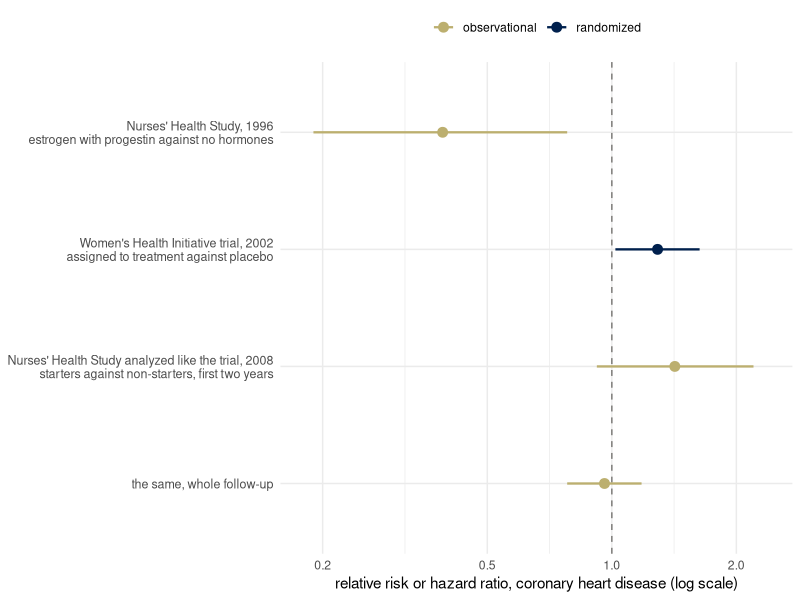
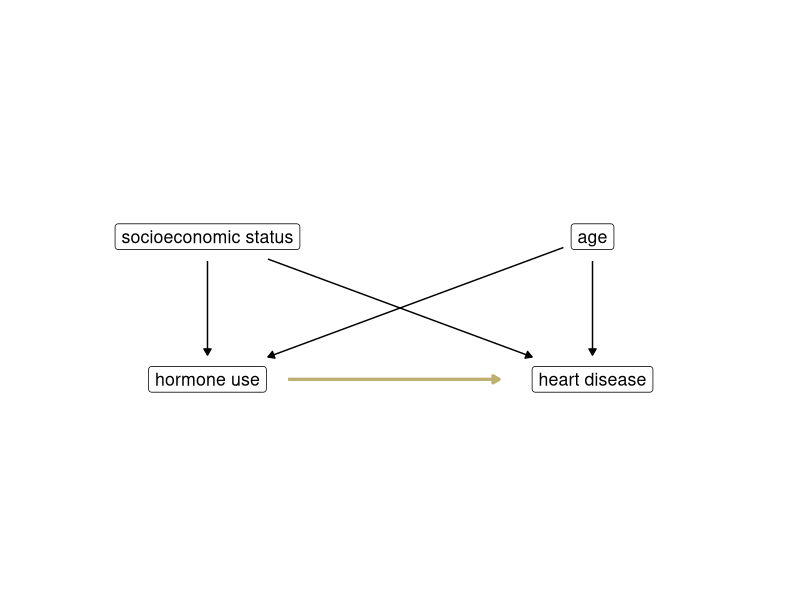
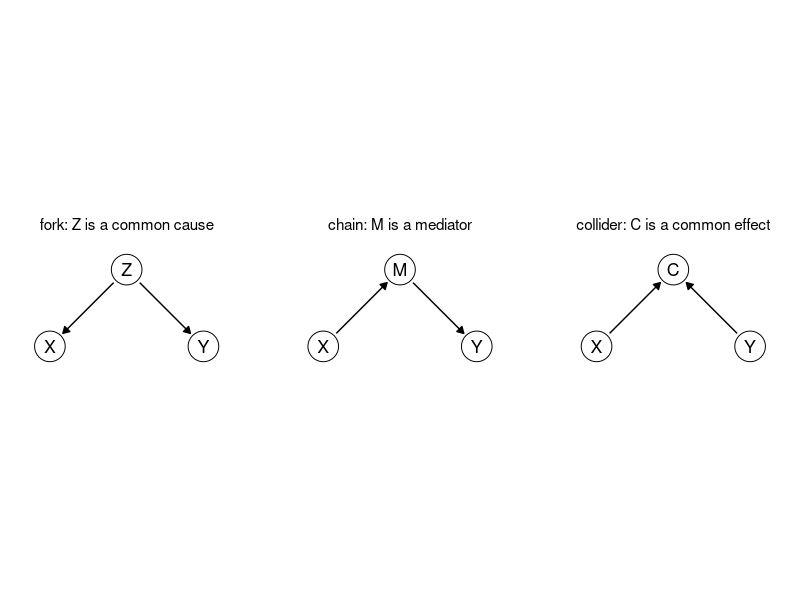
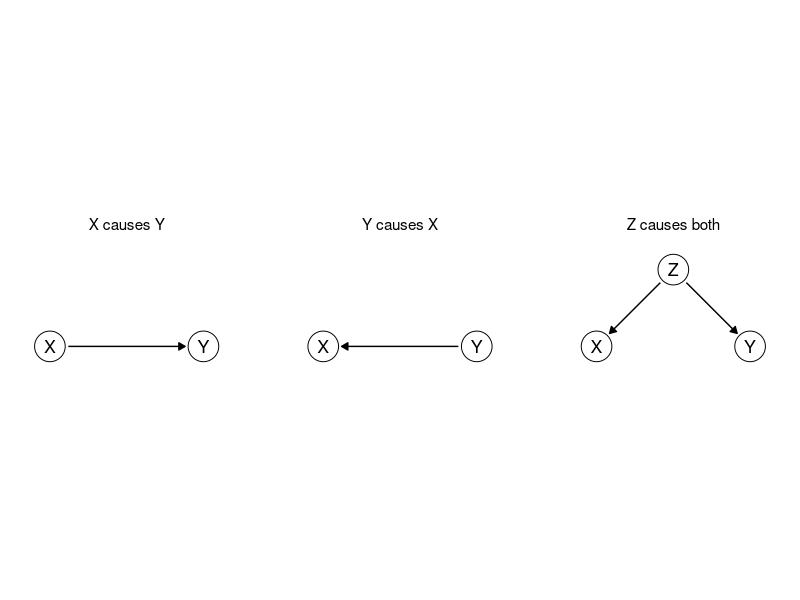
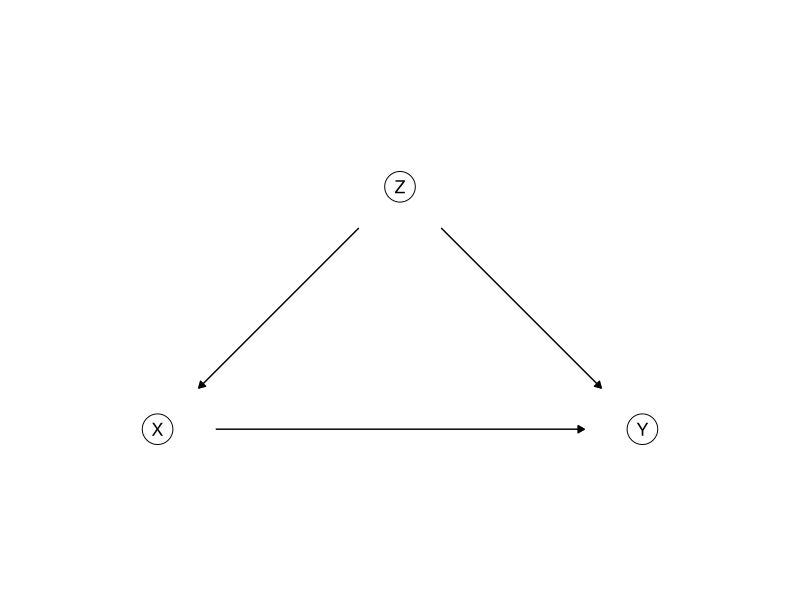
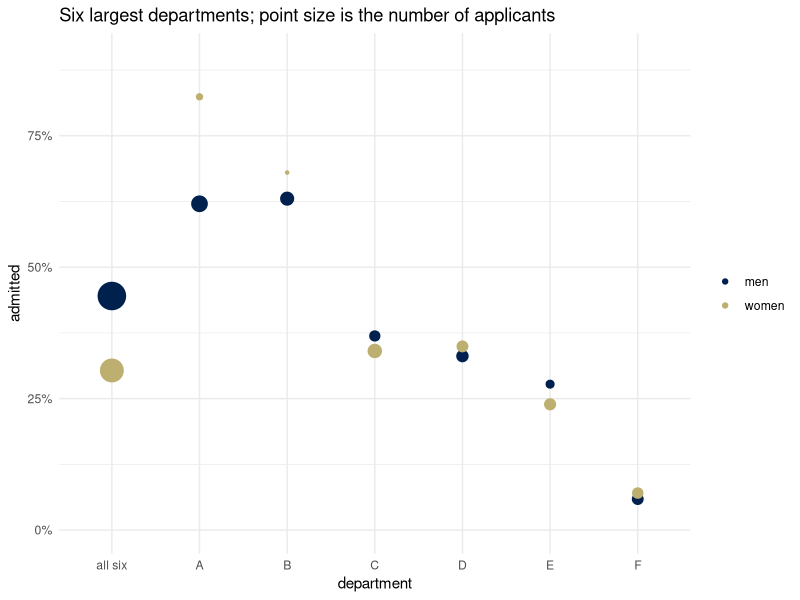
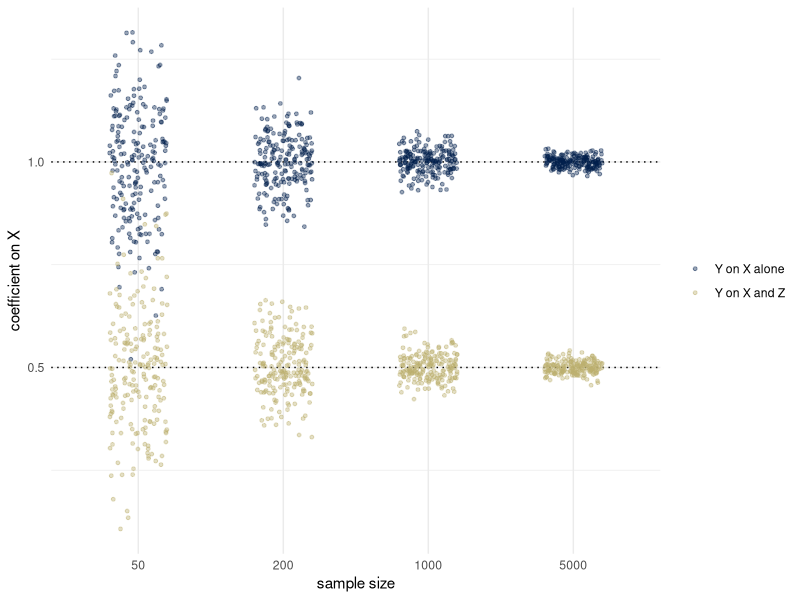
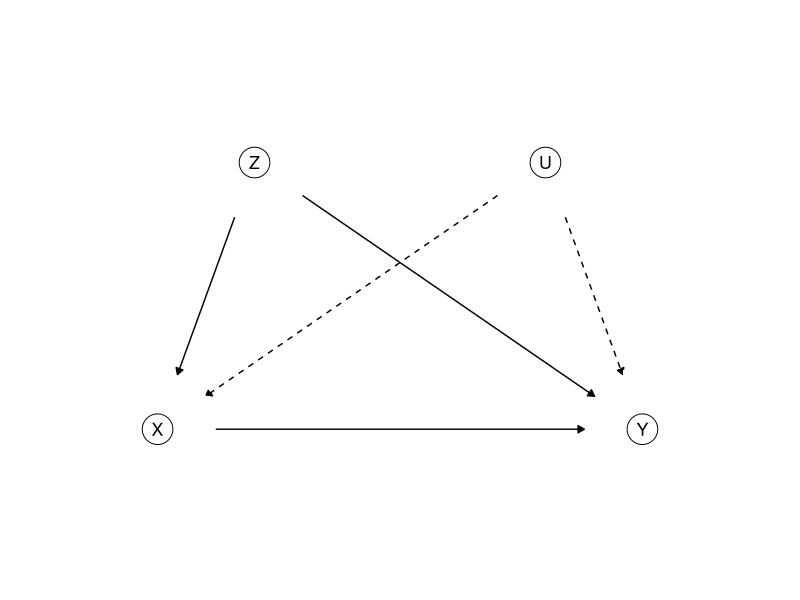

Source code (R) for these figures, in order:
## ---- chunk 1
library(ggplot2)
library(dplyr)
theme_set(theme_minimal())
# cividis: viridisLite::cividis(9)[c(1, 3, 5, 6, 7, 9)]
navy <- "#00204D"; slate <- "#414D6B"; cgray <- "#7C7B78"; khaki <- "#9B9477"; gold <- "#BCAF6F"; yellow <- "#FFEA46"
two <- c(navy, gold)               # the two groups, wherever there are two

# Causal graphs. Nodes are letters in circles, or words in boxes (boxes = TRUE).
# Arrows are drawn last, so that a slightly short estimate of a node's size cannot
# hide an arrowhead. Arrows listed in `dashed` are dashed (an unobserved variable's
# influence); arrows listed in `highlight` are gold. r is the circle radius in data
# units; k the width of one character per unit of text size. One panel per `panel`.
draw_dag <- function(nodes, edges, dashed = character(0), highlight = character(0), boxes = FALSE,
                     text_size = 4.5, r = 0.22, k = 0.02, xlim = c(-0.5, 2.5), ylim = c(-0.4, 1.4)) {
  if (!"panel" %in% names(nodes)) { nodes$panel <- ""; edges$panel <- "" }
  nodes$hw <- if (boxes) 0.5 * k * nchar(as.character(nodes$name)) * text_size + 0.05 else r
  nodes$hh <- if (boxes) 0.15 else r
  e <- edges |>
    left_join(nodes, by = c("panel", "from" = "name")) |>
    rename(x0 = x, y0 = y, hw0 = hw, hh0 = hh) |>
    left_join(nodes, by = c("panel", "to" = "name")) |>
    mutate(dx = x - x0, dy = y - y0, len = sqrt(dx^2 + dy^2), ux = dx / len, uy = dy / len,
           s0 = if (boxes) pmin(hw0 / pmax(abs(ux), 1e-9), hh0 / pmax(abs(uy), 1e-9)) else hw0,
           s1 = if (boxes) pmin(hw / pmax(abs(ux), 1e-9), hh / pmax(abs(uy), 1e-9)) else hw,
           xs = x0 + (s0 + 0.02) * ux, ys = y0 + (s0 + 0.02) * uy,
           xe = x - (s1 + 0.02) * ux, ye = y - (s1 + 0.02) * uy,
           style = ifelse(paste(from, to) %in% dashed, "dashed", "solid"),
           col = ifelse(paste(from, to) %in% highlight, "#BCAF6F", "black"))
  p <- ggplot()
  p <- if (boxes) {
    p + geom_label(data = nodes, aes(x, y, label = name), size = text_size, label.padding = unit(0.3, "lines"))
  } else {
    p + geom_point(data = nodes, aes(x, y), size = 10, shape = 21, fill = "white") +
      geom_text(data = nodes, aes(x, y, label = name), size = text_size, parse = TRUE)
  }
  p + geom_segment(data = e, aes(x = xs, y = ys, xend = xe, yend = ye, linetype = style, color = col),
                   arrow = arrow(length = unit(0.18, "cm"), type = "closed"),
                   linewidth = ifelse(e$col == "black", 0.5, 1.1), show.legend = FALSE) +
    scale_linetype_identity() + scale_color_identity() +
    facet_wrap(~ panel, nrow = 1) +
    coord_fixed(xlim = xlim, ylim = ylim) +
    theme_void() +
    theme(strip.text = element_text(size = 11), panel.spacing = unit(1, "lines"))
}
## ---- chunk 2
hrt <- data.frame(
  label = c("Nurses' Health Study, 1996\nestrogen with progestin against no hormones",
            "Women's Health Initiative trial, 2002\nassigned to treatment against placebo",
            "Nurses' Health Study analyzed like the trial, 2008\nstarters against non-starters, first two years",
            "the same, whole follow-up"),
  est = c(0.39, 1.29, 1.42, 0.96), lo = c(0.19, 1.02, 0.92, 0.78), hi = c(0.78, 1.63, 2.20, 1.18),
  design = c("observational", "randomized", "observational", "observational"))
hrt$label <- factor(hrt$label, levels = rev(hrt$label))
ggplot(hrt, aes(est, label, color = design)) +
  geom_vline(xintercept = 1, linetype = "dashed", color = cgray) +
  geom_linerange(aes(xmin = lo, xmax = hi), linewidth = 0.8) +
  geom_point(size = 3) +
  scale_color_manual(values = c(observational = gold, randomized = navy)) +
  scale_x_log10(breaks = c(0.2, 0.5, 1, 2), limits = c(0.18, 2.4)) +
  labs(x = "relative risk or hazard ratio, coronary heart disease (log scale)", y = NULL, color = NULL) +
  theme(legend.position = "top", axis.text.y = element_text(size = 9))
## ---- chunk 3
draw_dag(data.frame(name = c("socioeconomic status", "age", "hormone use", "heart disease"),
                    x = c(0, 2.7, 0, 2.7), y = c(1, 1, 0, 0)),
         data.frame(from = c("socioeconomic status", "socioeconomic status", "age", "age", "hormone use"),
                    to = c("hormone use", "heart disease", "hormone use", "heart disease", "heart disease")),
         highlight = "hormone use heart disease", boxes = TRUE, xlim = c(-1.2, 3.9), ylim = c(-0.25, 1.25))
## ---- chunk 4
shapes <- c("fork: Z is a common cause", "chain: M is a mediator", "collider: C is a common effect")
nodes <- data.frame(panel = rep(shapes, each = 3),
                    name = c("Z", "X", "Y", "M", "X", "Y", "C", "X", "Y"),
                    x = rep(c(1, 0, 2), 3), y = rep(c(1, 0, 0), 3))
edges <- data.frame(panel = rep(shapes, each = 2),
                    from = c("Z", "Z", "X", "M", "X", "Y"),
                    to = c("X", "Y", "M", "Y", "C", "C"))
nodes$panel <- factor(nodes$panel, levels = shapes); edges$panel <- factor(edges$panel, levels = shapes)
draw_dag(nodes, edges)
## ---- chunk 5
pics <- c("X causes Y", "Y causes X", "Z causes both")
nodes <- data.frame(panel = c(pics[1], pics[1], pics[2], pics[2], pics[3], pics[3], pics[3]),
                    name = c("X", "Y", "X", "Y", "Z", "X", "Y"),
                    x = c(0, 2, 0, 2, 1, 0, 2), y = c(0, 0, 0, 0, 1, 0, 0))
edges <- data.frame(panel = c(pics[1], pics[2], pics[3], pics[3]),
                    from = c("X", "Y", "Z", "Z"), to = c("Y", "X", "X", "Y"))
nodes$panel <- factor(nodes$panel, levels = pics); edges$panel <- factor(edges$panel, levels = pics)
draw_dag(nodes, edges)
## ---- chunk 6
draw_dag(data.frame(name = c("Z", "X", "Y"), x = c(1, 0, 2), y = c(1, 0, 0)),
         data.frame(from = c("Z", "Z", "X"), to = c("X", "Y", "Y")))
## ---- chunk 7
ucb <- as.data.frame(UCBAdmissions) |>
  group_by(Dept, Gender) |>
  summarize(applied = sum(Freq), admitted = sum(Freq[Admit == "Admitted"]), .groups = "drop") |>
  mutate(rate = admitted / applied, Dept = as.character(Dept))
overall <- as.data.frame(UCBAdmissions) |>
  group_by(Gender) |>
  summarize(applied = sum(Freq), admitted = sum(Freq[Admit == "Admitted"]), .groups = "drop") |>
  mutate(rate = admitted / applied, Dept = "all six")
bind_rows(ucb, overall) |>
  mutate(Dept = factor(Dept, levels = c("all six", LETTERS[1:6]))) |>
  ggplot(aes(Dept, rate, color = Gender, size = applied)) +
  geom_point() +
  scale_color_manual(values = two, labels = c("men", "women")) +
  scale_size_area(max_size = 9, guide = "none") +
  scale_y_continuous(labels = scales::percent, limits = c(0, 0.9)) +
  labs(x = "department", y = "admitted", color = NULL,
       title = "Six largest departments; point size is the number of applicants")
## ---- chunk 8
set.seed(3)
n <- 5000
Z <- rnorm(n)
X <- 1 * Z + rnorm(n)
Y <- 0.5 * X + 1 * Z + rnorm(n)
coef(lm(Y ~ X))["X"]        # Y on X alone
coef(lm(Y ~ X + Z))["X"]    # Y on X and Z
## ---- chunk 9
Y_do1 <- 0.5 * 1 + 1 * Z + rnorm(n)     # everyone gets X = 1; Z untouched
Y_do0 <- 0.5 * 0 + 1 * Z + rnorm(n)     # everyone gets X = 0
mean(Y_do1) - mean(Y_do0)
## ---- chunk 10
one_sample <- function(n) {
  Z <- rnorm(n)
  X <- Z + rnorm(n)
  Y <- 0.5 * X + Z + rnorm(n)
  c(coef(lm(Y ~ X))[2], coef(lm(Y ~ X + Z))[2])
}
sims <- bind_rows(lapply(c(50, 200, 1000, 5000), function(n) {
  est <- replicate(200, one_sample(n))      # 2 rows, 200 columns
  data.frame(n = n, slope = c(est[1, ], est[2, ]),
             fit = rep(c("Y on X alone", "Y on X and Z"), each = 200))
}))
ggplot(sims, aes(factor(n), slope, color = fit)) +
  geom_hline(yintercept = c(0.5, 1), linetype = "dotted") +
  geom_jitter(width = 0.2, height = 0, alpha = 0.4, size = 1) +
  scale_color_manual(values = two, name = NULL) +
  labs(x = "sample size", y = "coefficient on X")
## ---- chunk 11
draw_dag(data.frame(name = c("Z", "U", "X", "Y"), x = c(0.4, 1.6, 0, 2), y = c(1.1, 1.1, 0, 0)),
         data.frame(from = c("Z", "Z", "U", "U", "X"), to = c("X", "Y", "X", "Y", "Y")),
         dashed = c("U X", "U Y"))
## ---- chunk 12
draw_dag(data.frame(name = c("funding", "goes to the club", "attendance", "exam results", "family circumstances"),
                    x = c(-0.9, 0.5, 1.45, 2.45, 1.45), y = c(0.6, 0.6, -0.05, 0.6, 1.3)),
         data.frame(from = c("funding", "goes to the club", "goes to the club", "attendance",
                             "family circumstances", "family circumstances"),
                    to = c("goes to the club", "attendance", "exam results", "exam results",
                           "goes to the club", "exam results")),
         boxes = TRUE, xlim = c(-1.6, 3.3), ylim = c(-0.3, 1.55))
